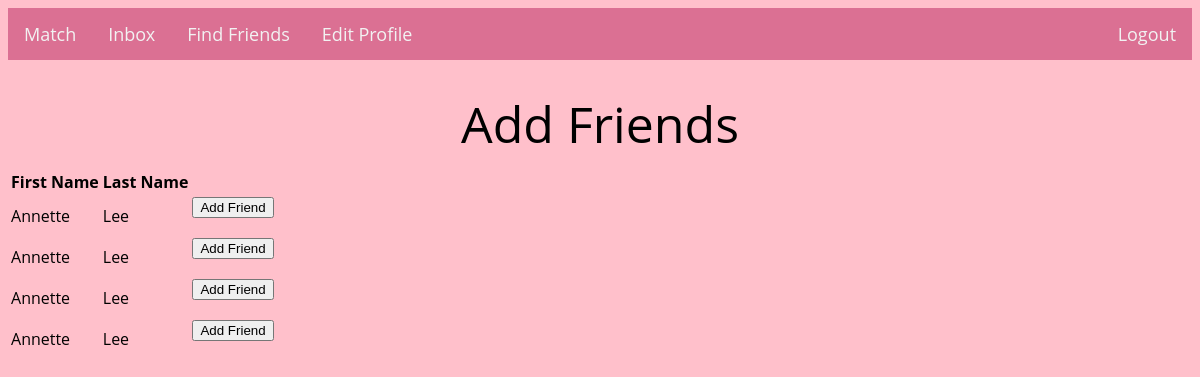
Page /add_friends/anwu8 on the earlier database version.
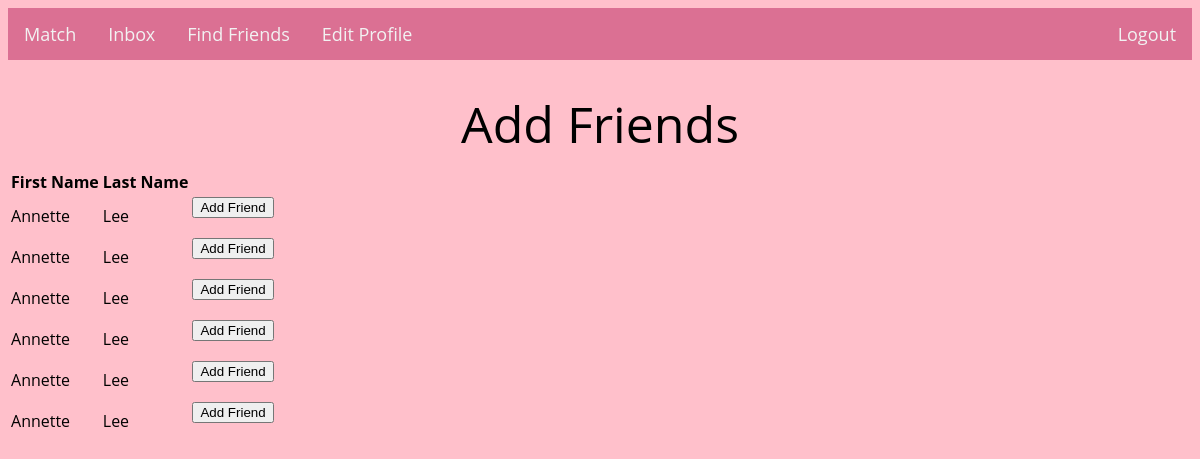
Same page on the later database version.
### tables this page shows
CREATE TABLE users (
    id integer primary key autoincrement,
    first_name text not null,
    last_name text not null,
    username text not null,
    password text not null,
    phone_number text,
    college text,
    class_year text,
    gender text,
    orientation text,
    preference text
);

### main.py (the view)
@app.route('/add_friends/<username>', methods=['POST', 'GET'])
def add_friends(username):
    if request.method == 'GET':
        first_name = request.args.get('first_name')
        last_name = request.args.get('last_name')
        residential_college = request.args.get('residential_college')
        class_year = request.args.get('class_year')
        gender = request.args.get('gender')
        orientation = request.args.get('orientation')
        potential_friends = retrieve_potential_friends(
            username, first_name, last_name, residential_college, class_year, gender, orientation)
        return render_template('add_friends.html', username=username, potential_friends=potential_friends)
    else:
        friend_username = request.args.get('friend_username')
        add_friend(username, friend_username)
        return render_template('add_friends.html', username=username)

### templates/add_friends.html (shortened to what this page needs)
<html lang="en">
<head>
    <link href="/static/css/add_friends.css" rel="stylesheet" type="text/css" media="all">
    <link href="/static/css/main.css" rel="stylesheet" type="text/css" media="all">
    <link href="/static/css/profile.css" rel="stylesheet" type="text/css" media="all">
</head>
<body>
    {% include "header.html" %}
    <h1>Add Friends</h1>
    <table>
        <tr>
            <th>First Name</th>
            <th>Last Name</th>
            <th></th>
        </tr>
        {% for potential_friend in potential_friends: %}
        <tr>
            <td>{{potential_friend[1]}}</td>
            <td>{{potential_friend[2]}}</td>
            <td>
                <form method="post" action="{{url_for('add_friends', username=username, friend_username=potential_friend[0])}}">
                    <button type="submit">Add Friend</button>
                </form>
            </td>
        </tr>
        {% endfor %}
    </table>
</body>
</html>

### templates/header.html
<html lang="en">
    <head>
        <link href="/static/css/header.css" rel="stylesheet" type="text/css" media="all">
    </head>
    <body>
        <div class="topnav">
            <a href="{{ url_for('match', username=username) }}">Match</a>
            <a href="{{ url_for('inbox', username=username) }}">Inbox</a>
            <a href="{{ url_for('find_friends', username=username) }}">Find Friends</a>
            <a href="{{ url_for('profile', username=username) }}">Edit Profile</a>
            <div class="topnav-right">
                <a href="index">Logout</a>
            </div>
        </div>
    </body>
</html>

### static/css/main.css (style rules this page uses)
body, input, textarea, select { font-family: 'Open Sans', sans-serif; font-size: 12px; color: black; }
body { background-color: #FFC0CB; }
h1 { font-size: 50px; font-weight: 400; color: black; text-align: center; padding-top: 10px; margin-top: 20px; margin-bottom: 10px; }

### static/css/profile.css (style rules this page uses)
body { background-color: pink; }

### static/css/header.css (style rules this page uses)
.topnav { background-color: palevioletred; overflow: hidden; }
.topnav a { float: left; color: #f2f2f2; text-align: center; padding: 14px 16px; text-decoration: none; font-size: 18px; }
.topnav-right { float: right; }

Differences in the rows shown:
added users: first_name "Annette", last_name "Lee"
added users: first_name "Annette", last_name "Lee"
